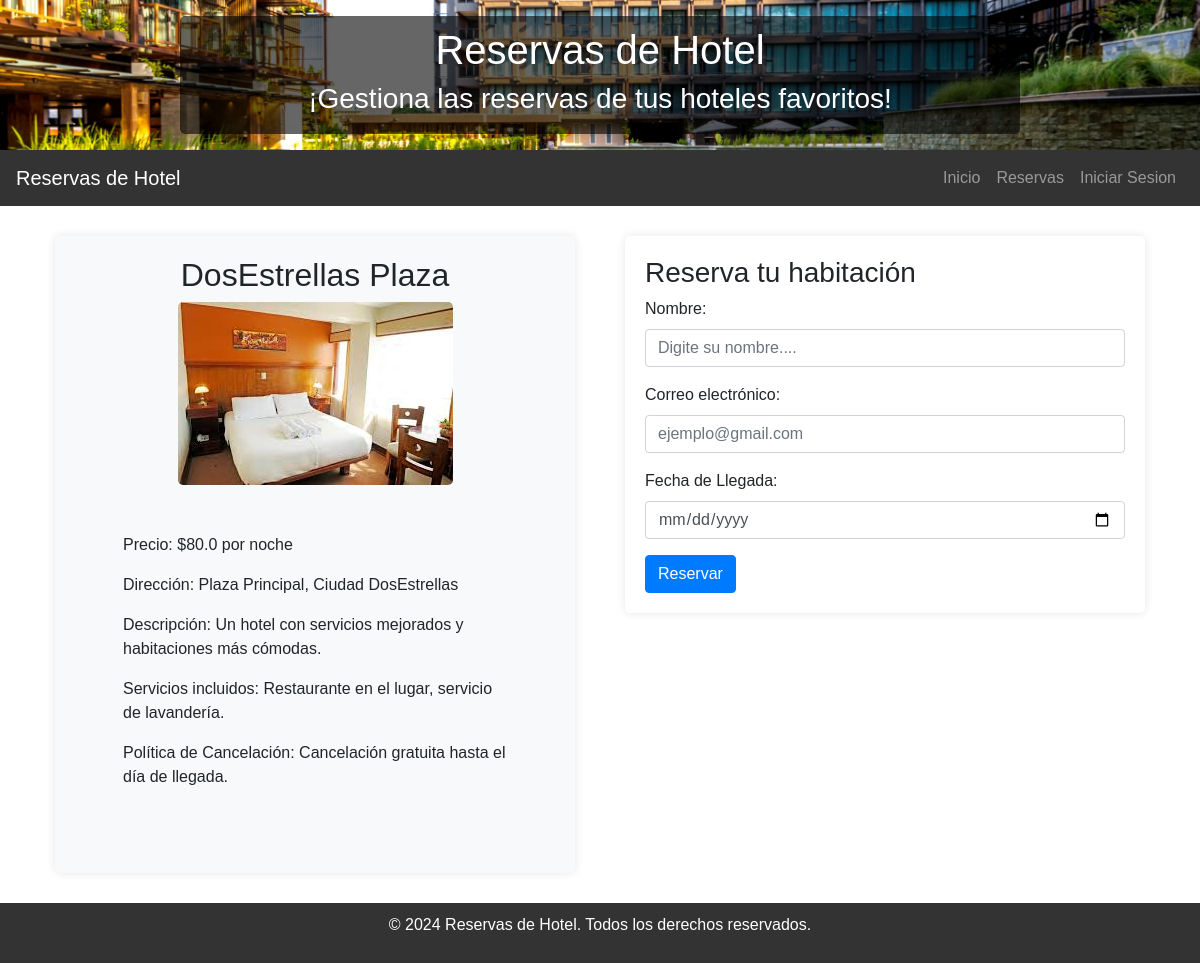
The app's page /home/hotel/dos/1/ with its own data.
### reservas/models.py (models this page shows, shortened)
class Encabezado(models.Model):
    titulo = models.CharField(max_length = 200)
    subtitulo = models.CharField(max_length = 200)
    fondo = models.ImageField(upload_to = 'imagenes', null = True, blank = True)

class HotelesDosEstrellas(models.Model):
    imagen = models.ImageField(upload_to='imagenes', null=True, blank=True)
    nombre = models.CharField(max_length=200)
    precio = models.FloatField()
    direccion = models.CharField(max_length=200)
    descripcion = models.TextField()
    servicios = models.CharField(max_length=400)
    politica = models.CharField(max_length=400)

### reservas/views.py (the view)
# urls.py: path('home/hotel/<str:categoria>/<int:id>/', views.detallesHotel, name='detallesHotel'),
def detallesHotel(request, categoria, id):
    model_mapping = {
        'una': models.HotelesUnaEstrella,
        'dos': models.HotelesDosEstrellas,
        'tres': models.HotelesTresEstrellas,
        'cuatro': models.HotelesCuatroEstrellas,
        'cinco': models.HotelesCincoEstrellas
    }
    HotelModel = model_mapping.get(categoria)
    print(categoria)
    if not HotelModel:
        return HttpResponse("Categoría no válida", status=404)
    hotel = get_object_or_404(HotelModel, id=id)
    mensaje = models.Encabezado.objects.first()
    if request.method == 'POST':
        form = ReservationForm(request.POST)
        if request.user.is_authenticated:
            if form.is_valid():
                reserva = form.save(commit=False)
                setattr(reserva, f'hotel_{categoria}_estrella', hotel)
                reserva.user = request.user
                reserva.save()
                return redirect('index')
        return redirect('signin')
    else:
        form = ReservationForm()
    return render(request, 'detallesHotel.html', {'hotel': hotel, 'form': form, 'mensaje': mensaje})

### reservas/forms.py
class ReservationForm(forms.ModelForm):
    class Meta:
        model = Reservation
        fields = ['nombre', 'correo', 'fechaLlegada']

### reservas/templates/detallesHotel.html (shortened to what this page needs)
{% extends 'layouts/base.html' %}
{% block content %}
    <main>
        <div class="container">
            <div class="row">
                <div class="col-md-6 d-flex">
                    <div class="hotel-details">
                        <h2>{{ hotel.nombre }}</h2>
                        <img src="{{ hotel.imagen.url }}" alt="Hotel 1" class="hotel-image">
                        <div class="details m-5">
                            <p>Precio: ${{ hotel.precio }} por noche</p>
                            <p>Dirección: {{ hotel.direccion }}</p>
                            <p>Descripción: {{ hotel.descripcion }}</p>
                            <p>Servicios incluidos: {{ hotel.servicios }}</p>
                            <p>Política de Cancelación: {{ hotel.politica }}</p>
                        </div>
                    </div>
                </div>
                <div class="col-md-6">
                    <div class="reservation-form">
                        <h3>Reserva tu habitación</h3>
                        <form method="post">
                            <div class="mb-3">
                                {{ form.nombre.label_tag }}
                                {{ form.nombre }}
                            </div>
                            <div class="mb-3">
                                {{ form.correo.label_tag }}
                                {{ form.correo }}
                            </div>
                            <div class="mb-3">
                                {{ form.fechaLlegada.label_tag }}
                                {{ form.fechaLlegada }}
                            </div>
                            <button type="submit" class="btn btn-primary">Reservar</button>
                        </form>
                    </div>
                </div>
            </div>
        </div>
    </main>
{% endblock %}

### reservas/templates/layouts/base.html (shortened to what this page needs)
<!DOCTYPE html>
<html lang="en">
<head>
    <link href="https://maxcdn.bootstrapcdn.com/bootstrap/4.5.2/css/bootstrap.min.css" rel="stylesheet">
</head>
<body>
    <header>
        <div class="content">
            <div class="Titulo">
                <h1>{{ mensaje.titulo }}</h1>
            </div>
            <div class="subtitulo">
                <h3>{{ mensaje.subtitulo }}</h3>
            </div>
        </div>
    </header>
    <nav class="navbar navbar-expand-lg navbar-dark">
        <a class="navbar-brand" href="#">Reservas de Hotel</a>
        <div class="collapse navbar-collapse" id="navbarNav">
            <ul class="navbar-nav ml-auto">
                <li class="nav-item">
                    <a class="nav-link" href="/home">Inicio</a>
                </li>
                <li class="nav-item">
                    <a class="nav-link" href="{% url 'reservations' %}">Reservas</a>
                </li>
                {% if user.is_authenticated %}
                <li class="nav-item">
                    <a class="nav-link" href="/logout">Cerrar Sesion</a>
                </li>
                {% else %}
                <li class="nav-item">
                    <a class="nav-link" href="/signin">Iniciar Sesion</a>
                </li>
                {% endif %}
            </ul>
        </div>
    </nav>
    {% block content %}
    {% endblock %}
    <footer>
        <p>&copy; 2024 Reservas de Hotel. Todos los derechos reservados.</p>
    </footer>
</body>
</html>

### reservas/templates/detallesHotel.html (style rules this page uses)
main { padding: 20px; }
.hotel-details { display: flex; align-items: center; justify-content: space-between; padding: 20px; margin: 20px; background-color: #f8f9fa; border-radius: 5px; box-shadow: 0 0 10px rgba(0, 0, 0, 0.1); }
.hotel-details .details { flex: 1; padding-left: 20px; }
.hotel-image { max-width: 100%; height: auto; border-radius: 5px; }
.reservation-form { background-color: #ffffff; padding: 20px; margin: 20px; border-radius: 5px; box-shadow: 0 0 10px rgba(0, 0, 0, 0.1); }
@media (max-width: 1480px) { .hotel-details, .reservation-form { flex-direction: column; align-items: center; margin: 10px; } }
@media (max-width: 1480px) { .hotel-details .details { padding-left: 0; text-align: start; } }

### records on screen
Encabezado: titulo "Reservas de Hotel", subtitulo "¡Gestiona las reservas de tus hoteles favoritos!"
HotelesDosEstrellas: nombre "DosEstrellas Plaza", imagen (picture), precio "80.0", direccion "Plaza Principal, Ciudad DosEstrellas", descripcion "Un hotel con servicios mejorados y habitaciones más cómodas.", servicios "Restaurante en el lugar, servicio de lavandería.", politica "Cancelación gratuita hasta el día de llegada."
